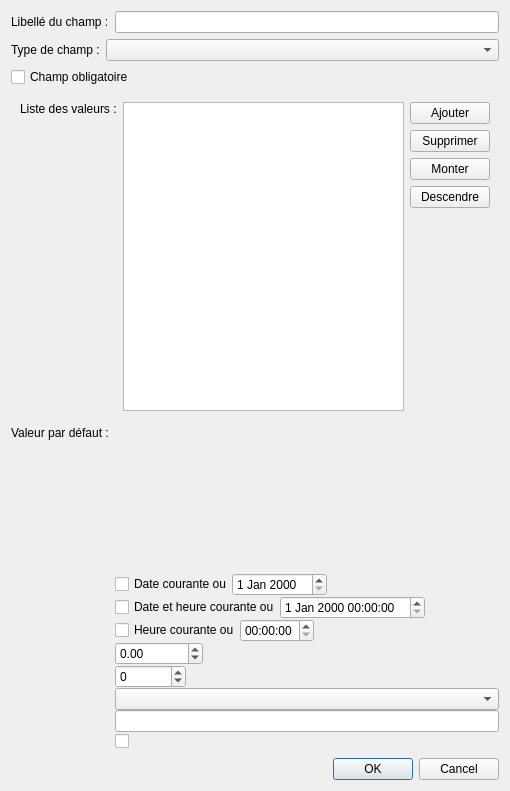
<?xml version="1.0" encoding="UTF-8"?>
<ui version="4.0">
 <class>Form_CustomFieldDesc</class>
 <widget class="QDialog" name="Form_CustomFieldDesc">
  <property name="windowModality">
   <enum>Qt::ApplicationModal</enum>
  </property>
  <property name="geometry">
   <rect>
    <x>0</x>
    <y>0</y>
    <width>495</width>
    <height>791</height>
   </rect>
  </property>
  <property name="windowTitle">
   <string>Champ personnalisé</string>
  </property>
  <layout class="QVBoxLayout" name="verticalLayout">
   <item>
    <layout class="QHBoxLayout" name="horizontalLayout">
     <item>
      <widget class="QLabel" name="label">
       <property name="text">
        <string>Libellé du champ :</string>
       </property>
      </widget>
     </item>
     <item>
      <widget class="QLineEdit" name="lineEditFieldLabel">
       <property name="minimumSize">
        <size>
         <width>384</width>
         <height>0</height>
        </size>
       </property>
       <property name="maxLength">
        <number>128</number>
       </property>
      </widget>
     </item>
    </layout>
   </item>
   <item>
    <layout class="QHBoxLayout" name="horizontalLayout_2">
     <item>
      <widget class="QLabel" name="label_2">
       <property name="sizePolicy">
        <sizepolicy hsizetype="Fixed" vsizetype="Preferred">
         <horstretch>0</horstretch>
         <verstretch>0</verstretch>
        </sizepolicy>
       </property>
       <property name="text">
        <string>Type de champ :</string>
       </property>
      </widget>
     </item>
     <item>
      <widget class="QComboBox" name="comboBoxFieldType"/>
     </item>
    </layout>
   </item>
   <item>
    <widget class="QCheckBox" name="checkBoxMandatory">
     <property name="text">
      <string>Champ obligatoire</string>
     </property>
    </widget>
   </item>
   <item>
    <widget class="QWidget" name="widgetFieldValues" native="true">
     <layout class="QHBoxLayout" name="horizontalLayout_4">
      <item>
       <widget class="QLabel" name="label_4">
        <property name="text">
         <string>Liste des valeurs :</string>
        </property>
        <property name="alignment">
         <set>Qt::AlignLeading|Qt::AlignLeft|Qt::AlignTop</set>
        </property>
       </widget>
      </item>
      <item>
       <widget class="QListWidget" name="listWidgetFieldValues"/>
      </item>
      <item>
       <layout class="QVBoxLayout" name="verticalLayout_3">
        <item>
         <widget class="QPushButton" name="pushButtonAddValue">
          <property name="text">
           <string>Ajouter</string>
          </property>
         </widget>
        </item>
        <item>
         <widget class="QPushButton" name="pushButtonRemoveValue">
          <property name="text">
           <string>Supprimer</string>
          </property>
         </widget>
        </item>
        <item>
         <widget class="QPushButton" name="pushButtonValueUp">
          <property name="text">
           <string>Monter</string>
          </property>
         </widget>
        </item>
        <item>
         <widget class="QPushButton" name="pushButtonValueDown">
          <property name="text">
           <string>Descendre</string>
          </property>
         </widget>
        </item>
        <item>
         <spacer name="verticalSpacer">
          <property name="orientation">
           <enum>Qt::Vertical</enum>
          </property>
          <property name="sizeHint" stdset="0">
           <size>
            <width>20</width>
            <height>40</height>
           </size>
          </property>
         </spacer>
        </item>
       </layout>
      </item>
     </layout>
    </widget>
   </item>
   <item>
    <layout class="QHBoxLayout" name="horizontalLayout_3">
     <item>
      <widget class="QLabel" name="label_3">
       <property name="text">
        <string>Valeur par défaut :</string>
       </property>
       <property name="alignment">
        <set>Qt::AlignLeading|Qt::AlignLeft|Qt::AlignTop</set>
       </property>
      </widget>
     </item>
     <item>
      <layout class="QVBoxLayout" name="verticalLayout_2">
       <property name="spacing">
        <number>0</number>
       </property>
       <item>
        <widget class="RecordTextEditWidget" name="widgetRecordTextEditDefaultValue" native="true">
         <property name="sizePolicy">
          <sizepolicy hsizetype="Expanding" vsizetype="Expanding">
           <horstretch>0</horstretch>
           <verstretch>0</verstretch>
          </sizepolicy>
         </property>
        </widget>
       </item>
       <item>
        <widget class="QWidget" name="widgetDateEdit" native="true">
         <layout class="QHBoxLayout" name="horizontalLayout_9">
          <property name="spacing">
           <number>0</number>
          </property>
          <property name="margin">
           <number>0</number>
          </property>
          <item>
           <widget class="QCheckBox" name="checkBoxCurrentDate">
            <property name="text">
             <string>Date courante ou</string>
            </property>
           </widget>
          </item>
          <item>
           <widget class="QDateEdit" name="dateEditDefaultValue"/>
          </item>
          <item>
           <spacer name="horizontalSpacer_5">
            <property name="orientation">
             <enum>Qt::Horizontal</enum>
            </property>
            <property name="sizeHint" stdset="0">
             <size>
              <width>40</width>
              <height>20</height>
             </size>
            </property>
           </spacer>
          </item>
         </layout>
        </widget>
       </item>
       <item>
        <widget class="QWidget" name="widgetDateTimeEdit" native="true">
         <layout class="QHBoxLayout" name="horizontalLayout_10">
          <property name="spacing">
           <number>0</number>
          </property>
          <property name="margin">
           <number>0</number>
          </property>
          <item>
           <widget class="QCheckBox" name="checkBoxCurrentDateTime">
            <property name="text">
             <string>Date et heure courante ou</string>
            </property>
           </widget>
          </item>
          <item>
           <widget class="QDateTimeEdit" name="dateTimeEditDefaultValue"/>
          </item>
          <item>
           <spacer name="horizontalSpacer_6">
            <property name="orientation">
             <enum>Qt::Horizontal</enum>
            </property>
            <property name="sizeHint" stdset="0">
             <size>
              <width>40</width>
              <height>20</height>
             </size>
            </property>
           </spacer>
          </item>
         </layout>
        </widget>
       </item>
       <item>
        <widget class="QWidget" name="widgetTimeEdit" native="true">
         <layout class="QHBoxLayout" name="horizontalLayout_8">
          <property name="spacing">
           <number>0</number>
          </property>
          <property name="margin">
           <number>0</number>
          </property>
          <item>
           <widget class="QCheckBox" name="checkBoxCurrentTime">
            <property name="text">
             <string>Heure courante ou</string>
            </property>
           </widget>
          </item>
          <item>
           <widget class="QTimeEdit" name="timeEditDefaultValue"/>
          </item>
          <item>
           <spacer name="horizontalSpacer_4">
            <property name="orientation">
             <enum>Qt::Horizontal</enum>
            </property>
            <property name="sizeHint" stdset="0">
             <size>
              <width>40</width>
              <height>20</height>
             </size>
            </property>
           </spacer>
          </item>
         </layout>
        </widget>
       </item>
       <item>
        <widget class="QWidget" name="widgetDoubleSpinBox" native="true">
         <layout class="QHBoxLayout" name="horizontalLayout_7">
          <property name="spacing">
           <number>0</number>
          </property>
          <property name="margin">
           <number>0</number>
          </property>
          <item>
           <widget class="QDoubleSpinBox" name="doubleSpinBoxDefaultValue">
            <property name="minimum">
             <double>-999999999.000000000000000</double>
            </property>
            <property name="maximum">
             <double>999999999.000000000000000</double>
            </property>
           </widget>
          </item>
          <item>
           <spacer name="horizontalSpacer_3">
            <property name="orientation">
             <enum>Qt::Horizontal</enum>
            </property>
            <property name="sizeHint" stdset="0">
             <size>
              <width>325</width>
              <height>20</height>
             </size>
            </property>
           </spacer>
          </item>
         </layout>
        </widget>
       </item>
       <item>
        <widget class="QWidget" name="widgetSpinBox" native="true">
         <layout class="QHBoxLayout" name="horizontalLayout_6">
          <property name="spacing">
           <number>0</number>
          </property>
          <property name="margin">
           <number>0</number>
          </property>
          <item>
           <widget class="QSpinBox" name="spinBoxDefaultValue">
            <property name="minimum">
             <number>-999999999</number>
            </property>
            <property name="maximum">
             <number>999999999</number>
            </property>
           </widget>
          </item>
          <item>
           <spacer name="horizontalSpacer_2">
            <property name="orientation">
             <enum>Qt::Horizontal</enum>
            </property>
            <property name="sizeHint" stdset="0">
             <size>
              <width>40</width>
              <height>20</height>
             </size>
            </property>
           </spacer>
          </item>
         </layout>
         <zorder>spinBoxDefaultValue</zorder>
        </widget>
       </item>
       <item>
        <widget class="QComboBox" name="comboBoxDefaultValue">
         <property name="sizePolicy">
          <sizepolicy hsizetype="Expanding" vsizetype="Fixed">
           <horstretch>0</horstretch>
           <verstretch>0</verstretch>
          </sizepolicy>
         </property>
        </widget>
       </item>
       <item>
        <widget class="QLineEdit" name="lineEditDefaultValue"/>
       </item>
       <item>
        <widget class="QWidget" name="widgetCheckBox" native="true">
         <property name="sizePolicy">
          <sizepolicy hsizetype="Expanding" vsizetype="Preferred">
           <horstretch>0</horstretch>
           <verstretch>0</verstretch>
          </sizepolicy>
         </property>
         <layout class="QHBoxLayout" name="horizontalLayout_5">
          <property name="spacing">
           <number>0</number>
          </property>
          <property name="margin">
           <number>0</number>
          </property>
          <item>
           <widget class="QCheckBox" name="checkBoxDefaultValue">
            <property name="text">
             <string/>
            </property>
           </widget>
          </item>
          <item>
           <spacer name="horizontalSpacer">
            <property name="orientation">
             <enum>Qt::Horizontal</enum>
            </property>
            <property name="sizeHint" stdset="0">
             <size>
              <width>40</width>
              <height>20</height>
             </size>
            </property>
           </spacer>
          </item>
         </layout>
        </widget>
       </item>
      </layout>
     </item>
    </layout>
   </item>
   <item>
    <widget class="QDialogButtonBox" name="buttonBox">
     <property name="standardButtons">
      <set>QDialogButtonBox::Cancel|QDialogButtonBox::Ok</set>
     </property>
    </widget>
   </item>
  </layout>
 </widget>
 <customwidgets>
  <customwidget>
   <class>RecordTextEditWidget</class>
   <extends>QWidget</extends>
   <header>gui/components/record_text_edit_widget.h</header>
   <container>1</container>
  </customwidget>
 </customwidgets>
 <resources/>
 <connections/>
</ui>
